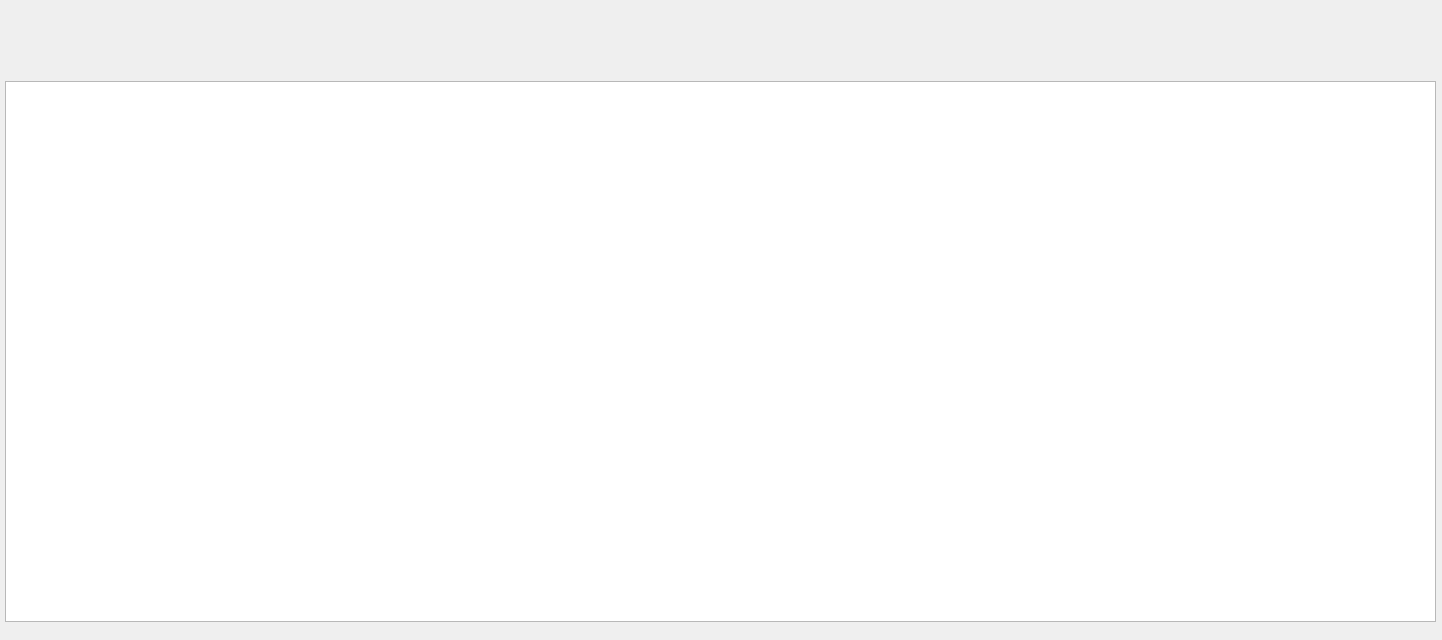
<?xml version="1.0" encoding="UTF-8"?>
<ui version="4.0">
 <class>MemoryWindow</class>
 <widget class="QDialog" name="MemoryWindow">
  <property name="geometry">
   <rect>
    <x>0</x>
    <y>0</y>
    <width>1442</width>
    <height>640</height>
   </rect>
  </property>
  <property name="sizePolicy">
   <sizepolicy hsizetype="Expanding" vsizetype="Expanding">
    <horstretch>0</horstretch>
    <verstretch>0</verstretch>
   </sizepolicy>
  </property>
  <property name="windowTitle">
   <string>Dialog</string>
  </property>
  <widget class="QGraphicsView" name="graphicsView">
   <property name="geometry">
    <rect>
     <x>5</x>
     <y>81</y>
     <width>1431</width>
     <height>541</height>
    </rect>
   </property>
   <property name="focusPolicy">
    <enum>Qt::FocusPolicy::StrongFocus</enum>
   </property>
   <property name="alignment">
    <set>Qt::AlignmentFlag::AlignLeading|Qt::AlignmentFlag::AlignLeft|Qt::AlignmentFlag::AlignVCenter</set>
   </property>
  </widget>
 </widget>
 <resources/>
 <connections/>
</ui>
